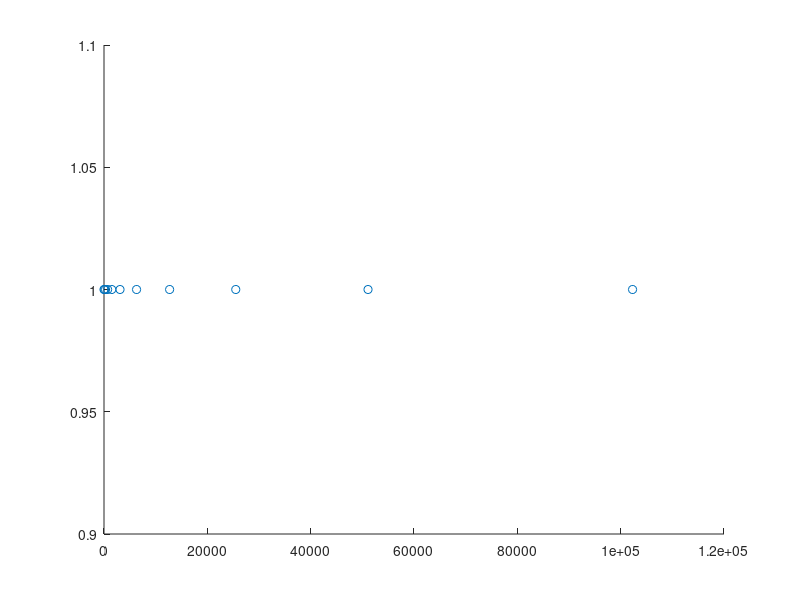
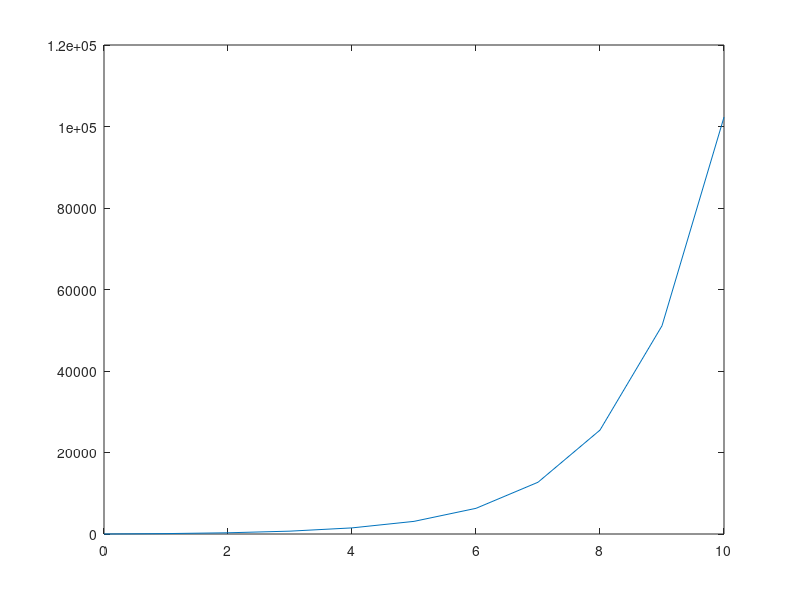

The MATLAB source for these figures, in order:
clear all; close all; clc;

h = 100

range =10;
x = 0:range;

f = @(x)h*(2.^x-1)

figure
scatter(f(x),ones(size(x)));

figure
plot(x,f(x));